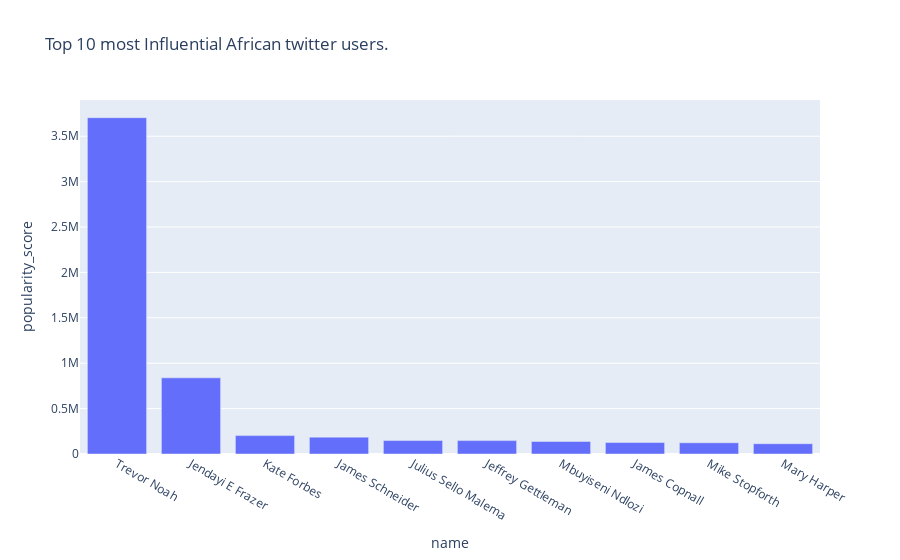

The notebook cell saved with this chart:
### Markdown cell above
### Bar graph showing the top 10 most influential African twitter users

### Code cell
top_inf = inf.nlargest(10, ['popularity_score'])
fig = px.bar(top_inf, x=top_inf['name'], y=top_inf['popularity_score'], title="Top 10 most Influential African twitter users.")
fig.show()

### Figure 1 — Plotly figure (JSON) as saved in the notebook; plotly's stock layout.template omitted (floating-point values rounded to 4 significant figures)
{"data": [{"alignmentgroup": "True", "hovertemplate": "name=%{x}<br>popularity_score=%{y}<extra></extra>", "legendgroup": "", "marker": {"color": "#636efa"}, "name": "", "offsetgroup": "", "orientation": "v", "showlegend": false, "textposition": "auto", "type": "bar", "x": ["Trevor Noah", "Jendayi E Frazer", "Kate Forbes", "James Schneider", "Julius Sello Malema", "Jeffrey Gettleman", "Mbuyiseni Ndlozi", "James Copnall", "Mike Stopforth", "Mary Harper"], "xaxis": "x", "y": [3703915, 838485, 202481, 185769, 148376, 147520, 138086, 126054, 123336, 113169], "yaxis": "y"}], "layout": {"barmode": "relative", "legend": {"tracegroupgap": 0}, "title": {"text": "Top 10 most Influential African twitter users."}, "xaxis": {"anchor": "y", "domain": [0, 1], "title": {"text": "name"}}, "yaxis": {"anchor": "x", "domain": [0, 1], "title": {"text": "popularity_score"}}}}
